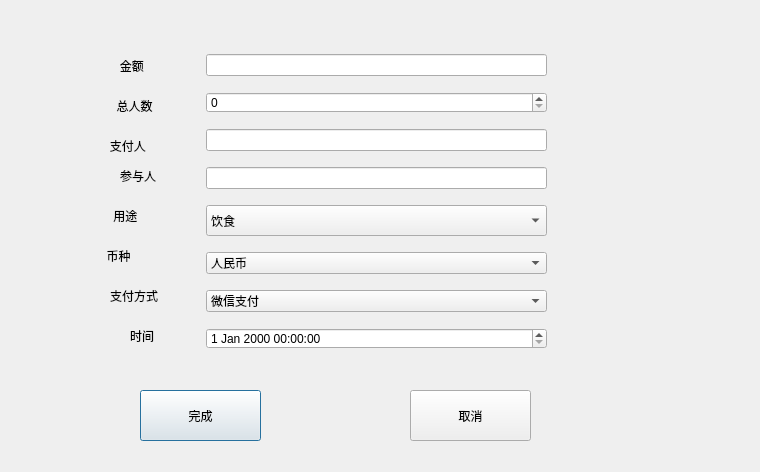
<?xml version="1.0" encoding="UTF-8"?>
<ui version="4.0">
 <class>fzjilu</class>
 <widget class="QDialog" name="fzjilu">
  <property name="geometry">
   <rect>
    <x>0</x>
    <y>0</y>
    <width>760</width>
    <height>472</height>
   </rect>
  </property>
  <property name="windowTitle">
   <string>Dialog</string>
  </property>
  <widget class="QComboBox" name="comboBox">
   <property name="geometry">
    <rect>
     <x>206</x>
     <y>252</y>
     <width>341</width>
     <height>22</height>
    </rect>
   </property>
   <property name="styleSheet">
    <string notr="true">font: 12pt &quot;宋体&quot;;</string>
   </property>
   <item>
    <property name="text">
     <string>人民币</string>
    </property>
   </item>
   <item>
    <property name="text">
     <string>美元</string>
    </property>
   </item>
   <item>
    <property name="text">
     <string>英镑</string>
    </property>
   </item>
  </widget>
  <widget class="QComboBox" name="comboBox_2">
   <property name="geometry">
    <rect>
     <x>206</x>
     <y>290</y>
     <width>341</width>
     <height>22</height>
    </rect>
   </property>
   <property name="styleSheet">
    <string notr="true">font: 12pt &quot;宋体&quot;;</string>
   </property>
   <item>
    <property name="text">
     <string>微信支付</string>
    </property>
   </item>
   <item>
    <property name="text">
     <string>银行卡</string>
    </property>
   </item>
   <item>
    <property name="text">
     <string>现金</string>
    </property>
   </item>
   <item>
    <property name="text">
     <string>支付宝</string>
    </property>
   </item>
  </widget>
  <widget class="QLineEdit" name="lineEdit_4">
   <property name="geometry">
    <rect>
     <x>206</x>
     <y>167</y>
     <width>341</width>
     <height>22</height>
    </rect>
   </property>
  </widget>
  <widget class="QLabel" name="label">
   <property name="geometry">
    <rect>
     <x>90</x>
     <y>240</y>
     <width>101</width>
     <height>31</height>
    </rect>
   </property>
   <property name="styleSheet">
    <string notr="true">
font: 16pt &quot;宋体&quot;;</string>
   </property>
   <property name="text">
    <string>     币种</string>
   </property>
  </widget>
  <widget class="QLabel" name="label_4">
   <property name="geometry">
    <rect>
     <x>110</x>
     <y>280</y>
     <width>91</width>
     <height>31</height>
    </rect>
   </property>
   <property name="styleSheet">
    <string notr="true">font: 16pt &quot;宋体&quot;;</string>
   </property>
   <property name="text">
    <string>支付方式</string>
   </property>
  </widget>
  <widget class="QLabel" name="label_2">
   <property name="geometry">
    <rect>
     <x>100</x>
     <y>200</y>
     <width>101</width>
     <height>31</height>
    </rect>
   </property>
   <property name="styleSheet">
    <string notr="true">font: 16pt &quot;宋体&quot;;</string>
   </property>
   <property name="text">
    <string>    用途</string>
   </property>
  </widget>
  <widget class="QLabel" name="label_6">
   <property name="geometry">
    <rect>
     <x>120</x>
     <y>160</y>
     <width>91</width>
     <height>31</height>
    </rect>
   </property>
   <property name="styleSheet">
    <string notr="true">font: 16pt &quot;宋体&quot;;
text-align: right; </string>
   </property>
   <property name="text">
    <string>参与人</string>
   </property>
  </widget>
  <widget class="QLabel" name="label_7">
   <property name="geometry">
    <rect>
     <x>110</x>
     <y>90</y>
     <width>101</width>
     <height>31</height>
    </rect>
   </property>
   <property name="styleSheet">
    <string notr="true">font: 16pt &quot;宋体&quot;;</string>
   </property>
   <property name="text">
    <string>  总人数</string>
   </property>
  </widget>
  <widget class="QLabel" name="label_3">
   <property name="geometry">
    <rect>
     <x>110</x>
     <y>50</y>
     <width>71</width>
     <height>31</height>
    </rect>
   </property>
   <property name="styleSheet">
    <string notr="true">font: 16pt &quot;宋体&quot;;</string>
   </property>
   <property name="text">
    <string>   金额</string>
   </property>
  </widget>
  <widget class="QLabel" name="label_5">
   <property name="geometry">
    <rect>
     <x>100</x>
     <y>130</y>
     <width>91</width>
     <height>31</height>
    </rect>
   </property>
   <property name="styleSheet">
    <string notr="true">font: 16pt &quot;宋体&quot;;</string>
   </property>
   <property name="text">
    <string>   支付人</string>
   </property>
  </widget>
  <widget class="QLineEdit" name="lineEdit_5">
   <property name="geometry">
    <rect>
     <x>206</x>
     <y>129</y>
     <width>341</width>
     <height>22</height>
    </rect>
   </property>
  </widget>
  <widget class="QSpinBox" name="spinBox">
   <property name="geometry">
    <rect>
     <x>206</x>
     <y>92</y>
     <width>341</width>
     <height>21</height>
    </rect>
   </property>
  </widget>
  <widget class="QPushButton" name="pushButton">
   <property name="geometry">
    <rect>
     <x>140</x>
     <y>390</y>
     <width>121</width>
     <height>51</height>
    </rect>
   </property>
   <property name="styleSheet">
    <string notr="true">font: 22pt &quot;宋体&quot;;</string>
   </property>
   <property name="text">
    <string>完成</string>
   </property>
  </widget>
  <widget class="QPushButton" name="pushButton_2">
   <property name="geometry">
    <rect>
     <x>410</x>
     <y>390</y>
     <width>121</width>
     <height>51</height>
    </rect>
   </property>
   <property name="styleSheet">
    <string notr="true">font: 24pt &quot;宋体&quot;;</string>
   </property>
   <property name="text">
    <string>取消</string>
   </property>
  </widget>
  <widget class="QComboBox" name="comboBox_3">
   <property name="geometry">
    <rect>
     <x>206</x>
     <y>205</y>
     <width>341</width>
     <height>31</height>
    </rect>
   </property>
   <property name="minimumSize">
    <size>
     <width>141</width>
     <height>31</height>
    </size>
   </property>
   <property name="styleSheet">
    <string notr="true">font: 12pt &quot;宋体&quot;;</string>
   </property>
   <item>
    <property name="text">
     <string>饮食</string>
    </property>
   </item>
   <item>
    <property name="text">
     <string>起居</string>
    </property>
   </item>
   <item>
    <property name="text">
     <string>学业</string>
    </property>
   </item>
   <item>
    <property name="text">
     <string>通勤</string>
    </property>
   </item>
   <item>
    <property name="text">
     <string>娱乐</string>
    </property>
   </item>
   <item>
    <property name="text">
     <string>其他</string>
    </property>
   </item>
  </widget>
  <widget class="QLineEdit" name="lineEdit_3">
   <property name="geometry">
    <rect>
     <x>206</x>
     <y>54</y>
     <width>341</width>
     <height>22</height>
    </rect>
   </property>
  </widget>
  <widget class="QLabel" name="label_8">
   <property name="geometry">
    <rect>
     <x>130</x>
     <y>320</y>
     <width>61</width>
     <height>31</height>
    </rect>
   </property>
   <property name="styleSheet">
    <string notr="true">font: 16pt &quot;宋体&quot;;</string>
   </property>
   <property name="text">
    <string>时间</string>
   </property>
  </widget>
  <widget class="QDateTimeEdit" name="dateTimeEdit">
   <property name="geometry">
    <rect>
     <x>206</x>
     <y>328</y>
     <width>341</width>
     <height>21</height>
    </rect>
   </property>
  </widget>
 </widget>
 <resources/>
 <connections/>
</ui>
